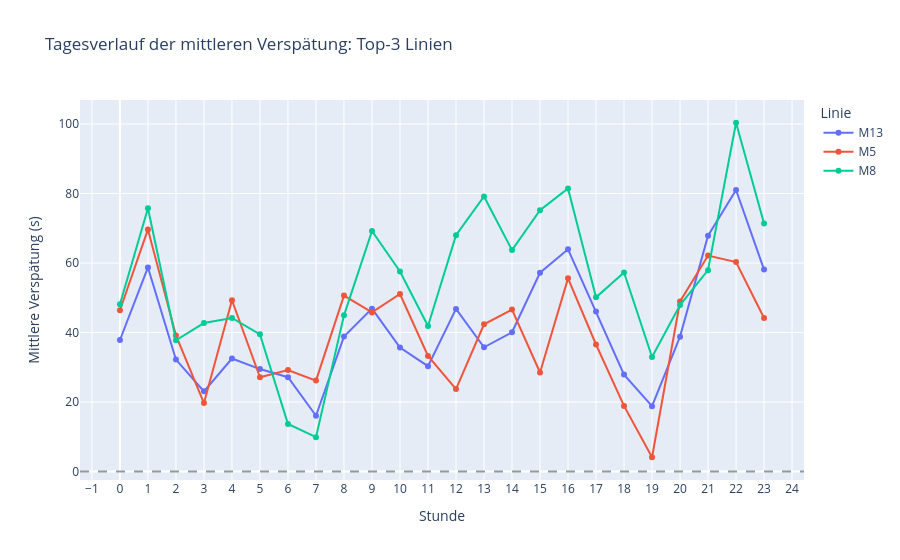

The notebook cell this image was saved under:
### Code cell
# Top-3 Linien nach mittlerer Verspätung
top3_lines = (
    df_clip.groupby("line_name")["delay_s"]
    .mean()
    .nlargest(3)
    .index.tolist()
)

by_hour_line = (
    df_clip[df_clip["line_name"].isin(top3_lines)]
    .groupby(["line_name", "hour_of_day"])["delay_s"]
    .mean()
    .reset_index()
)

fig = px.line(
    by_hour_line,
    x="hour_of_day",
    y="delay_s",
    color="line_name",
    markers=True,
    title="Tagesverlauf der mittleren Verspätung: Top-3 Linien",
    labels={"hour_of_day": "Stunde", "delay_s": "Mittlere Verspätung (s)", "line_name": "Linie"},
)
fig.add_hline(y=0, line_dash="dash", line_color="black", opacity=0.4)
fig.update_layout(xaxis=dict(tickmode="linear", dtick=1))
fig.show()

### Figure 1 — Plotly figure (JSON) as saved in the notebook; plotly's stock layout.template omitted (floating-point values rounded to 4 significant figures)
{"data": [{"hovertemplate": "Linie=M13<br>Stunde=%{x}<br>Mittlere Verspätung (s)=%{y}<extra></extra>", "legendgroup": "M13", "line": {"color": "#636efa", "dash": "solid"}, "marker": {"symbol": "circle"}, "mode": "lines+markers", "name": "M13", "orientation": "v", "showlegend": true, "type": "scatter", "x": [0, 1, 2, 3, 4, 5, 6, 7, 8, 9, 10, 11, 12, 13, 14, 15, 16, 17, 18, 19, 20, 21, 22, 23], "xaxis": "x", "y": [37.86, 58.74, 32.21, 23.08, 32.53, 29.49, 27.16, 16.05, 38.84, 46.88, 35.66, 30.32, 46.81, 35.76, 40.07, 57.22, 63.95, 46.07, 27.89, 18.8, 38.82, 67.85, 81.01, 58.12], "yaxis": "y"}, {"hovertemplate": "Linie=M5<br>Stunde=%{x}<br>Mittlere Verspätung (s)=%{y}<extra></extra>", "legendgroup": "M5", "line": {"color": "#EF553B", "dash": "solid"}, "marker": {"symbol": "circle"}, "mode": "lines+markers", "name": "M5", "orientation": "v", "showlegend": true, "type": "scatter", "x": [0, 1, 2, 3, 4, 5, 6, 7, 8, 9, 10, 11, 12, 13, 14, 15, 16, 17, 18, 19, 20, 21, 22, 23], "xaxis": "x", "y": [46.41, 69.68, 39.17, 19.71, 49.29, 27.13, 29.21, 26.16, 50.63, 45.8, 51.1, 33.28, 23.72, 42.39, 46.61, 28.5, 55.6, 36.56, 18.89, 4.112, 48.95, 62.16, 60.27, 44.2], "yaxis": "y"}, {"hovertemplate": "Linie=M8<br>Stunde=%{x}<br>Mittlere Verspätung (s)=%{y}<extra></extra>", "legendgroup": "M8", "line": {"color": "#00cc96", "dash": "solid"}, "marker": {"symbol": "circle"}, "mode": "lines+markers", "name": "M8", "orientation": "v", "showlegend": true, "type": "scatter", "x": [0, 1, 2, 3, 4, 5, 6, 7, 8, 9, 10, 11, 12, 13, 14, 15, 16, 17, 18, 19, 20, 21, 22, 23], "xaxis": "x", "y": [48.12, 75.75, 37.78, 42.73, 44.19, 39.47, 13.67, 9.894, 44.95, 69.23, 57.59, 41.88, 68, 79.14, 63.73, 75.21, 81.47, 50.13, 57.3, 32.97, 47.93, 57.96, 100.4, 71.37], "yaxis": "y"}], "layout": {"legend": {"title": {"text": "Linie"}, "tracegroupgap": 0}, "shapes": [{"line": {"color": "black", "dash": "dash"}, "opacity": 0.4, "type": "line", "x0": 0, "x1": 1, "xref": "x domain", "y0": 0, "y1": 0, "yref": "y"}], "title": {"text": "Tagesverlauf der mittleren Verspätung: Top-3 Linien"}, "xaxis": {"anchor": "y", "domain": [0, 1], "dtick": 1, "tickmode": "linear", "title": {"text": "Stunde"}}, "yaxis": {"anchor": "x", "domain": [0, 1], "title": {"text": "Mittlere Verspätung (s)"}}}}
